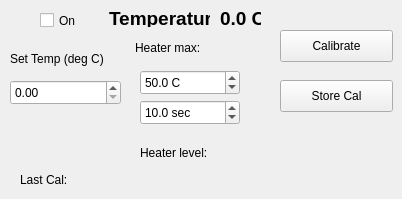
   <widget class="QWidget" name="tab_3">
    <attribute name="title">
     <string>Temp</string>
    </attribute>
    <widget class="QDoubleSpinBox" name="targetSpin">
     <property name="geometry">
      <rect>
       <x>10</x>
       <y>80</y>
       <width>111</width>
       <height>25</height>
      </rect>
     </property>
    </widget>
    <widget class="QCheckBox" name="setTempCheck">
     <property name="geometry">
      <rect>
       <x>40</x>
       <y>10</y>
       <width>87</width>
       <height>21</height>
      </rect>
     </property>
     <property name="text">
      <string>On</string>
     </property>
    </widget>
    <widget class="QLabel" name="label">
     <property name="geometry">
      <rect>
       <x>10</x>
       <y>50</y>
       <width>121</width>
       <height>17</height>
      </rect>
     </property>
     <property name="text">
      <string>Set Temp (deg C)</string>
     </property>
    </widget>
    <widget class="QPushButton" name="pushButton_3">
     <property name="geometry">
      <rect>
       <x>280</x>
       <y>30</y>
       <width>113</width>
       <height>32</height>
      </rect>
     </property>
     <property name="text">
      <string>Calibrate</string>
     </property>
    </widget>
    <widget class="QPushButton" name="sendCalBtn">
     <property name="geometry">
      <rect>
       <x>280</x>
       <y>80</y>
       <width>113</width>
       <height>32</height>
      </rect>
     </property>
     <property name="text">
      <string>Store Cal</string>
     </property>
    </widget>
    <widget class="QLabel" name="label_2">
     <property name="geometry">
      <rect>
       <x>20</x>
       <y>170</y>
       <width>81</width>
       <height>20</height>
      </rect>
     </property>
     <property name="text">
      <string>Last Cal:</string>
     </property>
    </widget>
    <widget class="QDoubleSpinBox" name="maxTempSpin">
     <property name="geometry">
      <rect>
       <x>140</x>
       <y>70</y>
       <width>100</width>
       <height>25</height>
      </rect>
     </property>
     <property name="suffix">
      <string> C</string>
     </property>
     <property name="decimals">
      <number>1</number>
     </property>
     <property name="maximum">
      <double>255.000000000000000</double>
     </property>
     <property name="value">
      <double>50.000000000000000</double>
     </property>
    </widget>
    <widget class="QLabel" name="label_5">
     <property name="geometry">
      <rect>
       <x>135</x>
       <y>35</y>
       <width>101</width>
       <height>25</height>
      </rect>
     </property>
     <property name="text">
      <string>Heater max:</string>
     </property>
    </widget>
    <widget class="QDoubleSpinBox" name="delaySpin">
     <property name="geometry">
      <rect>
       <x>140</x>
       <y>100</y>
       <width>100</width>
       <height>25</height>
      </rect>
     </property>
     <property name="suffix">
      <string> sec</string>
     </property>
     <property name="decimals">
      <number>1</number>
     </property>
     <property name="maximum">
      <double>1000.000000000000000</double>
     </property>
     <property name="value">
      <double>10.000000000000000</double>
     </property>
    </widget>
    <widget class="QLabel" name="label_7">
     <property name="geometry">
      <rect>
       <x>109</x>
       <y>10</y>
       <width>101</width>
       <height>17</height>
      </rect>
     </property>
     <property name="font">
      <font>
       <pointsize>14</pointsize>
       <weight>75</weight>
       <bold>true</bold>
      </font>
     </property>
     <property name="text">
      <string>Temperature</string>
     </property>
    </widget>
    <widget class="QLabel" name="tempLabel">
     <property name="geometry">
      <rect>
       <x>220</x>
       <y>10</y>
       <width>41</width>
       <height>17</height>
      </rect>
     </property>
     <property name="font">
      <font>
       <pointsize>14</pointsize>
       <weight>75</weight>
       <bold>true</bold>
      </font>
     </property>
     <property name="text">
      <string>0.0 C</string>
     </property>
    </widget>
    <widget class="QLabel" name="heaterLevelLabel">
     <property name="geometry">
      <rect>
       <x>249</x>
       <y>140</y>
       <width>100</width>
       <height>25</height>
      </rect>
     </property>
     <property name="text">
      <string/>
     </property>
    </widget>
    <widget class="QLabel" name="label_4">
     <property name="geometry">
      <rect>
       <x>140</x>
       <y>140</y>
       <width>100</width>
       <height>25</height>
      </rect>
     </property>
     <property name="text">
      <string>Heater level:</string>
     </property>
    </widget>
   </widget>
